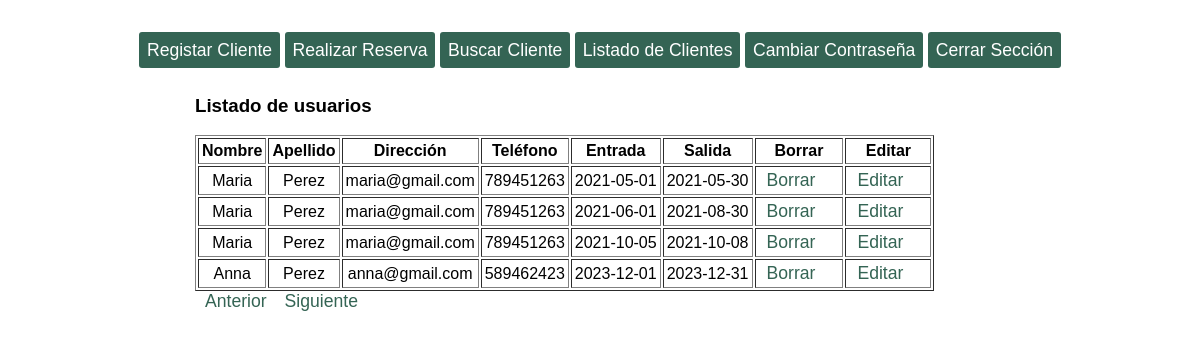
/listado.php?pagina=2 (signed in), run on the app's committed database.
### tables this page shows
CREATE TABLE `reservas` (
  `id_reserva` int(11) NOT NULL AUTO_INCREMENT,
  `id_cliente` int(11) NOT NULL,
  `entrada` date NOT NULL,
  `salida` date NOT NULL,
  PRIMARY KEY (`id_reserva`),
  KEY `fk_reservas_clientes` (`id_cliente`),
  CONSTRAINT `fk_reservas_clientes` FOREIGN KEY (`id_cliente`) REFERENCES `clientes` (`id_cliente`)
);

CREATE TABLE `clientes` (
  `id_cliente` int(11) NOT NULL AUTO_INCREMENT,
  `nombre` varchar(50) NOT NULL,
  `apellido` varchar(50) NOT NULL,
  `correo` varchar(128) NOT NULL,
  `telefono` int(11) NOT NULL,
  PRIMARY KEY (`id_cliente`),
  UNIQUE KEY `correo` (`correo`)
);

### libreria.php (the view, shortened to what this page needs)
<?php
class Basedatos {
    public $db;
function __construct() {
  $this->db= $this->conectar(DB_HOST,DB_USERNAME,DB_PASSWORD,DB_NAME);
}
public function conectar($pdb_host,$pdb_user,$pdb_pass,$pdb_name){
	$db= new mysqli($pdb_host,$pdb_user,$pdb_pass,$pdb_name);
   return $db;
}
 function generar_tabla($parray){
 	if(isset($parray)){
 		$cant=count($parray);
 		$tabla="<table border='1' cellpadding='3'><tr><th>Nombre</th><th>Apellido</th><th>Dirección</th><th>Teléfono</th><th>Entrada</th><th>Salida</th><th>Borrar</th><th>Editar</th></tr>";
 		for ($i=0;$i<$cant;$i++){
 			$tabla.="<tr align='center'>";
 			$tabla.="<td>".$parray[$i]['nombre']."</td>";
 			$tabla.="<td>".$parray[$i]['apellido']."</td>";
 			$tabla.="<td>".$parray[$i]['correo']."</td>";
 			$tabla.="<td>".$parray[$i]['telefono']."</td>";
 			$tabla.="<td>".$parray[$i]['entrada']."</td>";
 			$tabla.="<td>".$parray[$i]['salida']."</td>";
      if($parray[$i]['entrada']!=NULL){
        $tabla.="<td><a href=listado.php?borrar={$parray[$i]['id_reserva']}>Borrar<a></td>";
        $tabla.="<td><a href=listado.php?editar={$parray[$i]['id_reserva']}>Editar<a></td>";
      }else{
        $tabla.="<td></td>";
        $tabla.="<td></td>";
      }
 			$tabla.="</tr>\n";
 		}
 		$tabla.="</table>";
 		return $tabla;
 	}
 }
 function mostrar($pconsulta){
    $resultado=$this->db->query($pconsulta);
    $array_resultado=[];
    if($resultado->num_rows>0){
        while ($fila = $resultado->fetch_assoc()){
         $array_resultado[]=$fila;
        }
    }
    return $array_resultado;
}
function paginacion($ptamano_pagina,$ppagina){
  $consulta = " SELECT * FROM clientes LEFT JOIN reservas ON clientes.id_cliente=reservas.id_cliente LIMIT ".$ppagina * $ptamano_pagina.",".$ptamano_pagina;
  $consulta2 = " SELECT COUNT(id_cliente) AS num FROM clientes";
  $resultado = $this->db->query($consulta2);
  $fila_registro = $resultado->fetch_assoc();
  $array_tabla = $this->mostrar($consulta);
  echo $this->generar_tabla($array_tabla);
  $anterior = $ppagina - 1;
  $siguiente = $ppagina + 1;
  if($ppagina != 0){
      echo "<a href=listado.php?pagina={$anterior} class='enlace_paginacion'>Anterior</a>";
  }
  if($ppagina < ($fila_registro['num']/$ptamano_pagina)-1){
      echo "<a href=listado.php?pagina={$siguiente}>Siguiente</a>";
  }
}
}
?>

### style.css (style rules this page uses)
* { font-family: sans-serif; box-sizing: border-box; }
body,html { margin: 0; padding: 0; height: 100%; }
a { text-decoration: none; padding:8px; box-sizing: border-box; font-size: 1.1em; font-family: sans-serif; color:#346454; }
#header_nav { display:flex; justify-content: center; padding-top:40px; }
#nav_principal { width: 80%; text-align: center; }
#nav_principal a { background-color:#346454; border-radius: 3px; color: white; }
.enlace_paginacion { padding: 10px; box-sizing: border-box; }

### data on the page
reservas: id_cliente.nombre "Maria", id_cliente.apellido "Perez", id_cliente.correo "maria@gmail.com", id_cliente.telefono "789451263", entrada "2021-05-01", salida "2021-05-30"
reservas: id_cliente.nombre "Maria", id_cliente.apellido "Perez", id_cliente.correo "maria@gmail.com", id_cliente.telefono "789451263", entrada "2021-06-01", salida "2021-08-30"
reservas: id_cliente.nombre "Maria", id_cliente.apellido "Perez", id_cliente.correo "maria@gmail.com", id_cliente.telefono "789451263", entrada "2021-10-05", salida "2021-10-08"
reservas: id_cliente.nombre "Anna", id_cliente.apellido "Perez", id_cliente.correo "anna@gmail.com", id_cliente.telefono "589462423", entrada "2023-12-01", salida "2023-12-31"
